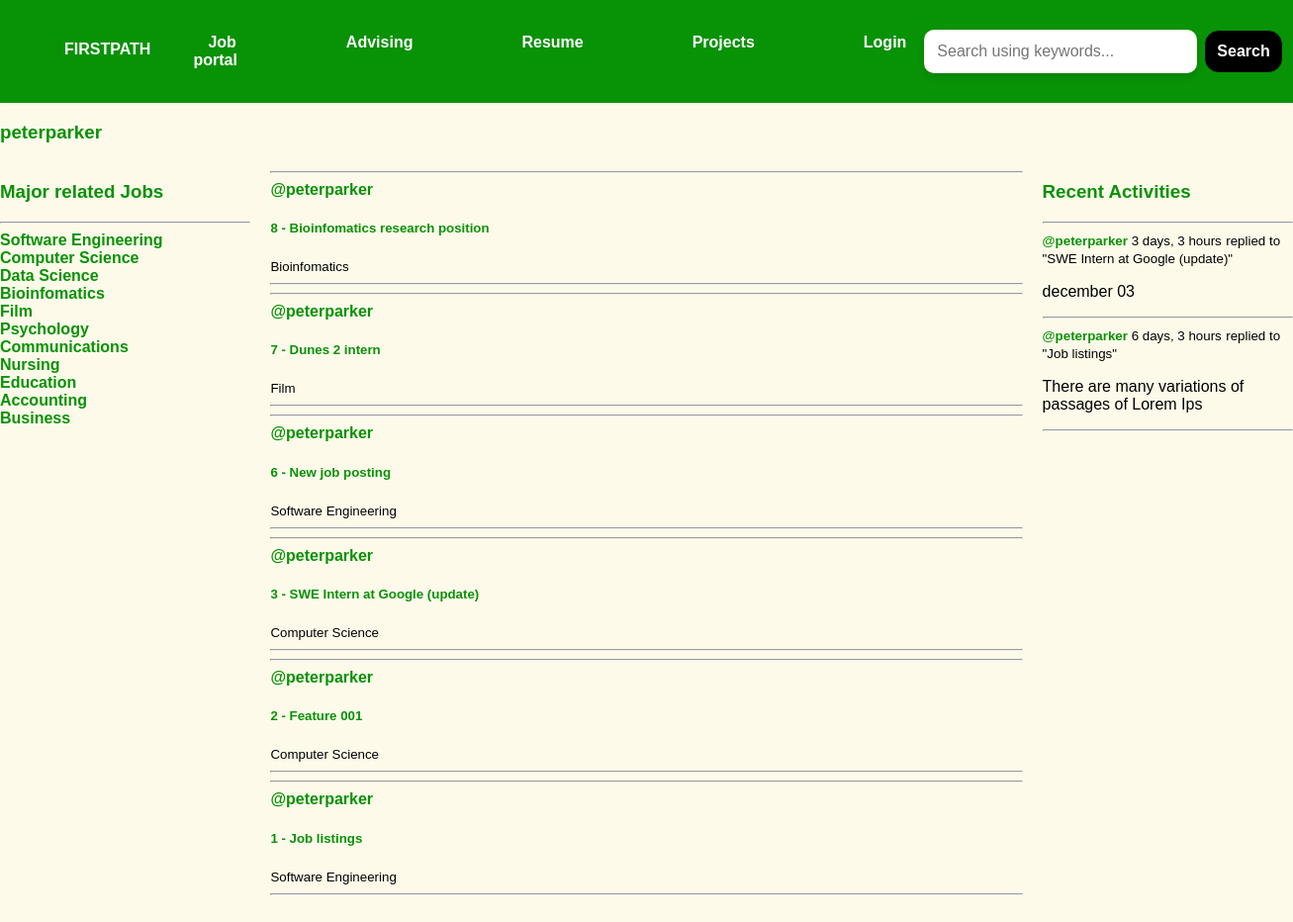
The app's page /profile/1/, older data.
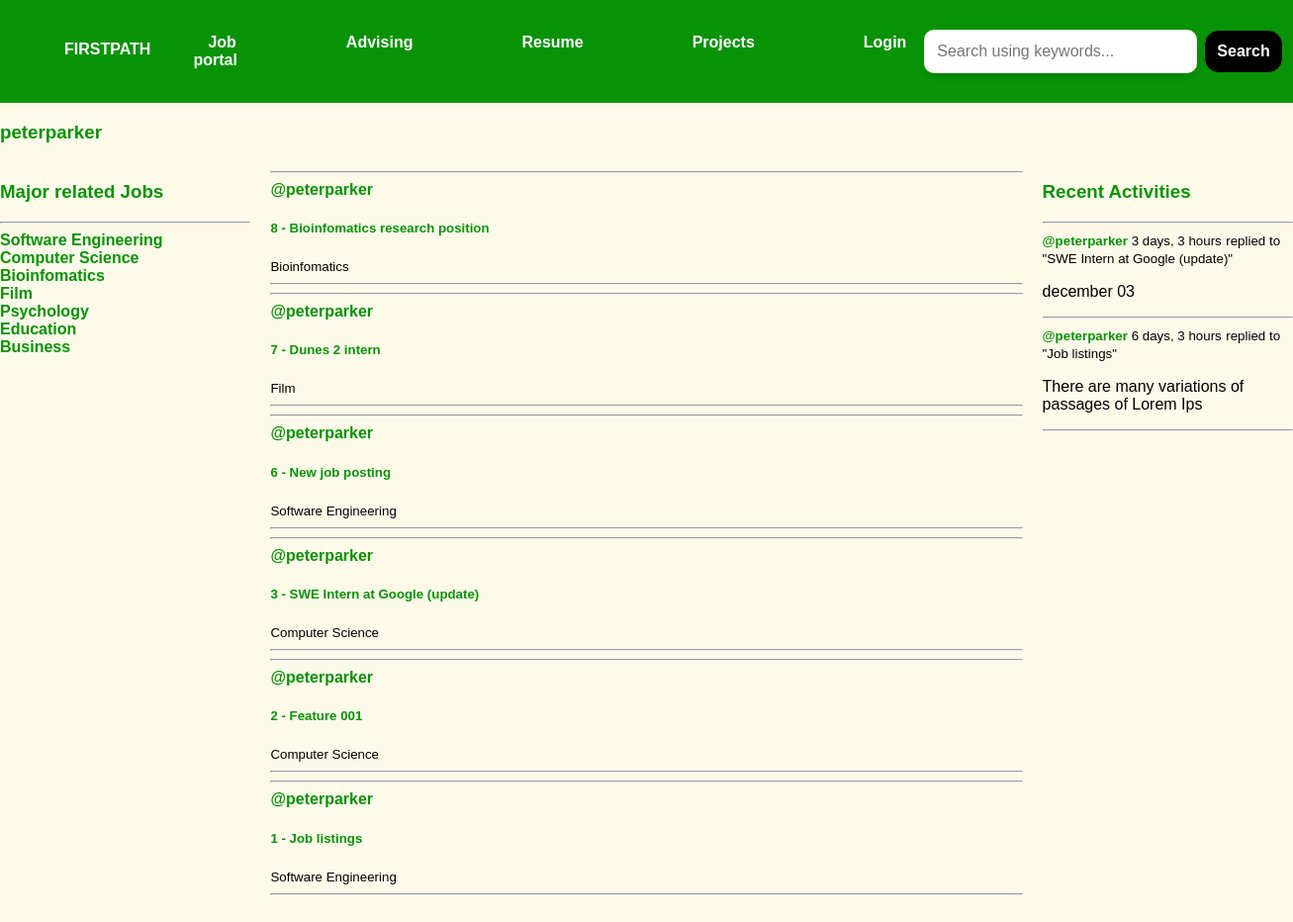
The same page, newer data.
### base/models.py (models this page shows, shortened)
class Topic(models.Model):
    name = models.CharField(max_length=200)

class Room(models.Model):
    host = models.ForeignKey(User, on_delete=models.SET_NULL, null=True)
    topic = models.ForeignKey(Topic, on_delete=models.SET_NULL, null=True)
    name = models.CharField(max_length=200)
    description = models.TextField(null=True, blank=True)
    participants= models.ManyToManyField(User, related_name='participants', blank=True)
    updated = models.DateTimeField(auto_now=True)
    created = models.DateTimeField(auto_now_add=True)
    class Meta:
        ordering = ['-updated', '-created']
    def __str__(self):
        return self.name

class Message(models.Model):
    user = models.ForeignKey(User, on_delete=models.CASCADE)
    room = models.ForeignKey(Room, on_delete=models.CASCADE)
    body = models.TextField()
    updated = models.DateTimeField(auto_now=True)
    created = models.DateTimeField(auto_now_add=True)
    class Meta:
        ordering = ['-updated', '-created']
    def __str__(self):
        return self.body[0:50]

### base/views.py (the view)
# urls.py: path('profile/<str:pk>/', views.userProfile, name="user-profile"),
def userProfile(request, pk):
    user = User.objects.get(id=pk)
    rooms = user.room_set.all()
    room_messages = user.message_set.all()
    topics = Topic.objects.all()
    context = {'user': user, 'rooms':rooms, 'room_messages' : room_messages, 'topics':topics}
    return render(request, 'base/profile.html', context)

### base/templates/base/profile.html
{% extends 'main.html' %}
{% block content %}
<h3>{{user.username}}</h3>
<div class="profile-container">
    <div>
        {% include 'base/major_job.html' %}
    </div>
    <div>
        {% include 'base/feed.html' %}
    </div>
    <div>
        {% include 'base/activity_component.html' %}
    </div>
</div>
{% endblock content %}

### templates/main.html (shortened to what this page needs)
<!DOCTYPE html>
{% load static %}
<html>
<head>
    <link rel="stylesheet" href="{% static 'styles/main.css' %}" />
</head>
<body>
    {% include 'navbar.html' %}
    {% block content %}
    {% endblock %}
</body>
</html>

### templates/navbar.html
{% load static %}
<nav class="navbar">
    <div class="navbar-logo">
        <ul><a href="{% url 'home' %}">FIRSTPATH</a></ul>
    </div>
    <ul class="navbar-links">
        <ul><a href="{% url 'job-details' %}">Job portal</a></ul>
        <ul><a href="{% url 'home' %}">Advising</a></ul>
        <ul><a href="{% url 'home' %}">Resume</a></ul>
        <ul><a href="{% url 'project' %}">Projects</a></ul>
        <ul>{% if request.user.is_authenticated %}
            <a href="{%url 'logout'%}">Logout</a>
            {% else %}
            <a href="{%url 'login'%}">Login</a>
            {% endif %}</li>
        </ul>
    </ul>
    <form method="GET" action="{% url 'home' %}">
        <input type="text" name="q" placeholder="Search using keywords..." />
        <button type="submit">Search</button>
    </form>
</nav>

### base/templates/base/major_job.html (shortened to what this page needs)
<div>
    <h3>Major related Jobs</h3>
    <hr>
    {% for topic in topics %}
    <div>
        <a href="{% url 'home' %}?q={{topic.name}}">{{topic.name}}</a>
    </div>
    {% endfor %}
</div>

### base/templates/base/feed.html (shortened to what this page needs)
<div>
    {% for room in rooms %}
    <div>
        <hr>
        <a href="{% url 'user-profile' room.host.id %}">@{{room.host.username}}</a>
        <h5>{{room.id}} - <a href="{% url 'room' room.id%}">{{room.name}}</a></h5>
        <small>{{room.topic.name}}</small>
        <hr>
    </div>
    {% endfor %}
</div>

### base/templates/base/activity_component.html (shortened to what this page needs)
<h3>Recent Activities</h3>
<hr>
{% for message in room_messages %}
<div>
    <small><a href="{%url 'user-profile' message.user.id%}">@{{message.user}}</a> {{message.created|timesince}}</small>
    <small>replied to "{{message.room}}"</small>
    <p>{{message}}</p>
    <hr>
</div>
{% endfor %}

### static/styles/main.css (style rules this page uses)
body { font-family: 'Arial', sans-serif; background-color: #fef7de9d; color: #000000; margin: 0; padding: 0; }
.navbar { display: flex; justify-content: space-between; align-items: center; background-color: #089206; padding: 25px 25px 25px; color: #fef7de9d; box-shadow: 0 4px 6px #fef7de9d; }
.navbar-logo a { font-weight: bold; color: #ffffff; text-decoration: none; position: relative; display: inline-block; overflow: hidden; }
.navbar-logo a::before { content: ''; position: absolute; width: 100%; height: 2px; background-color: #fef7de9d; bottom: 0; left: 0; transform: translateX(-100%); transition: transform 0.5s ease; }
.navbar-links { display: flex; gap: 40px; list-style: none; margin: 1px; padding: 2px; }
.navbar-links a { text-decoration: none; color: #ffffff; font-size: 1rem; font-weight: bold; padding: 10px 15px; border-radius: 8px; transition: background-color 0.3s ease, color 0.3s ease; }
h3, h5 { color: #089206; }
a { color: #089206; text-decoration: none; font-weight: bold; }
.profile-container { display: grid; grid-template-columns: 1fr 3fr 1fr; gap: 20px; margin: 20px 0; }
button { background-color: #089206; color: #ffffff; border: none; padding: 10px 15px; border-radius: 5px; cursor: pointer; font-weight: bold; }
.navbar form { display: flex; align-items: center; margin: 0px; margin-left: auto; }
.navbar form input[type="text"] { width: 250px; padding: 12px 12px; border: 1px solid #fef7de9d; border-radius: 10px 10px 10px 10px; outline: none; font-size: 1rem; background-color: #fff; color: #333; box-shadow: 0px 4px 6px rgba(0, 0, 0, 0.1); transition: all 0.3s ease; }
.navbar form button { margin-left: 7px; background-color: #000000; color: #ffffff; border: 1px solid #089206; padding: 12px 12px; border-radius: 15px 15px 15px 15px; cursor: pointer; font-size: 1rem; font-weight: bold; transition: background-color 0.3s ease, box-shadow 0.3s ease; }

Row changes from the older to the newer data that the page shows:
removed Topic: name "Data Science"
removed Topic: name "Communications"
removed Topic: name "Nursing"
removed Topic: name "Accounting"
